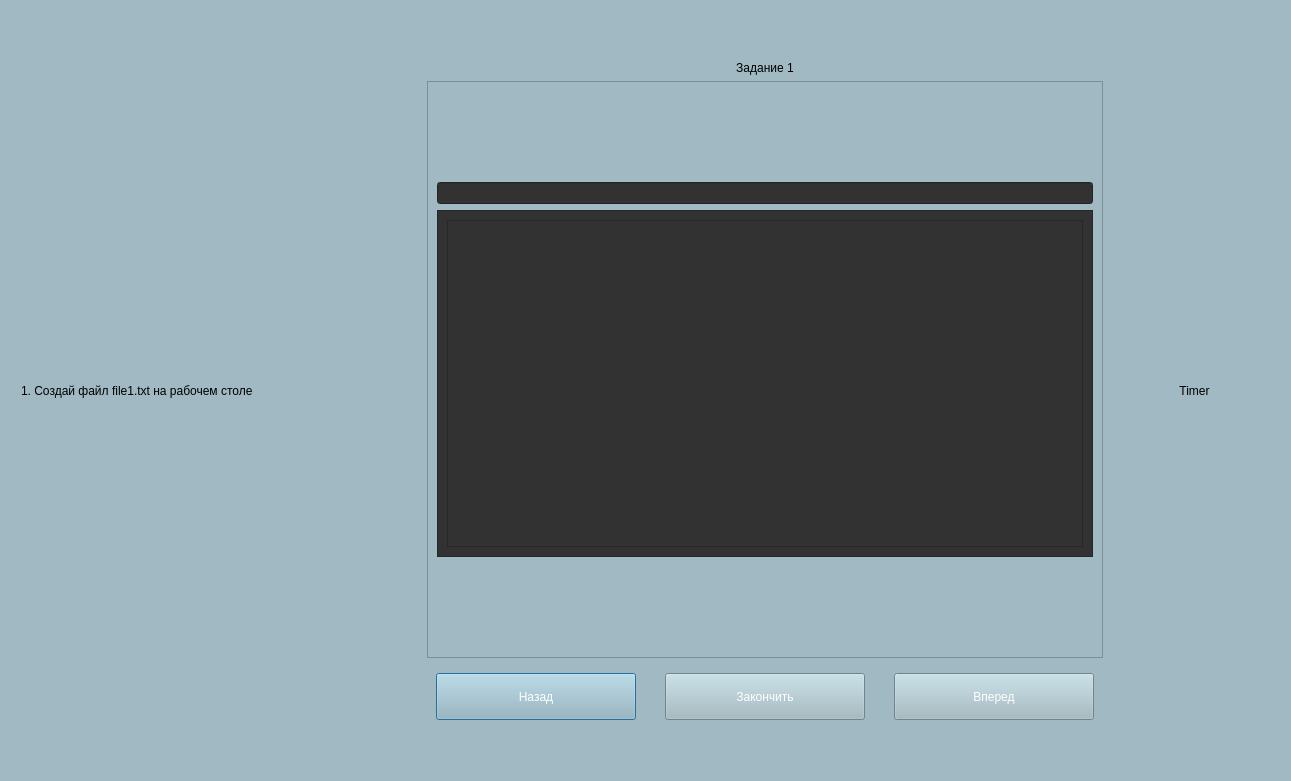
<?xml version="1.0" encoding="UTF-8"?>
<ui version="4.0">
 <class>Dialog</class>
 <widget class="QDialog" name="Dialog">
  <property name="geometry">
   <rect>
    <x>0</x>
    <y>0</y>
    <width>1291</width>
    <height>781</height>
   </rect>
  </property>
  <property name="sizePolicy">
   <sizepolicy hsizetype="Expanding" vsizetype="Expanding">
    <horstretch>0</horstretch>
    <verstretch>0</verstretch>
   </sizepolicy>
  </property>
  <property name="baseSize">
   <size>
    <width>600</width>
    <height>400</height>
   </size>
  </property>
  <property name="windowTitle">
   <string>Комплекс</string>
  </property>
  <property name="styleSheet">
   <string notr="true">background-color: rgb(160,185,194)</string>
  </property>
  <layout class="QHBoxLayout" name="horizontalLayout">
   <item>
    <layout class="QVBoxLayout" name="verticalLayout_2">
     <property name="leftMargin">
      <number>10</number>
     </property>
     <item>
      <spacer name="verticalSpacer_3">
       <property name="orientation">
        <enum>Qt::Vertical</enum>
       </property>
       <property name="sizeHint" stdset="0">
        <size>
         <width>20</width>
         <height>40</height>
        </size>
       </property>
      </spacer>
     </item>
     <item>
      <widget class="QLabel" name="lbl_task">
       <property name="sizePolicy">
        <sizepolicy hsizetype="Maximum" vsizetype="Maximum">
         <horstretch>255</horstretch>
         <verstretch>100</verstretch>
        </sizepolicy>
       </property>
       <property name="minimumSize">
        <size>
         <width>400</width>
         <height>10</height>
        </size>
       </property>
       <property name="styleSheet">
        <string notr="true">border-radius: 5px;
font:16pt &quot;Consolas&quot;;
</string>
       </property>
       <property name="text">
        <string>1. Создай файл file1.txt на рабочем столе  </string>
       </property>
       <property name="alignment">
        <set>Qt::AlignJustify|Qt::AlignTop</set>
       </property>
       <property name="wordWrap">
        <bool>true</bool>
       </property>
      </widget>
     </item>
     <item>
      <spacer name="verticalSpacer">
       <property name="orientation">
        <enum>Qt::Vertical</enum>
       </property>
       <property name="sizeHint" stdset="0">
        <size>
         <width>20</width>
         <height>40</height>
        </size>
       </property>
      </spacer>
     </item>
    </layout>
   </item>
   <item>
    <layout class="QVBoxLayout" name="verticalLayout">
     <property name="topMargin">
      <number>50</number>
     </property>
     <item>
      <widget class="QLabel" name="lbl_task_num">
       <property name="styleSheet">
        <string notr="true">font:40pt &quot;Consolas&quot;;</string>
       </property>
       <property name="text">
        <string>Задание 1</string>
       </property>
       <property name="textFormat">
        <enum>Qt::PlainText</enum>
       </property>
       <property name="alignment">
        <set>Qt::AlignCenter</set>
       </property>
       <property name="margin">
        <number>0</number>
       </property>
       <property name="indent">
        <number>0</number>
       </property>
      </widget>
     </item>
     <item>
      <widget class="QFrame" name="frame">
       <property name="frameShape">
        <enum>QFrame::StyledPanel</enum>
       </property>
       <property name="frameShadow">
        <enum>QFrame::Raised</enum>
       </property>
       <layout class="QVBoxLayout" name="verticalLayout_4">
        <property name="topMargin">
         <number>100</number>
        </property>
        <property name="bottomMargin">
         <number>100</number>
        </property>
        <item>
         <widget class="QLineEdit" name="ln_cmd">
          <property name="styleSheet">
           <string notr="true">color: rgb(255, 255, 255);
font:16pt &quot;Consolas&quot;;
background-color: rgb(50, 50, 50)
</string>
          </property>
         </widget>
        </item>
        <item>
         <widget class="QFrame" name="frame_2">
          <property name="sizePolicy">
           <sizepolicy hsizetype="Preferred" vsizetype="Expanding">
            <horstretch>0</horstretch>
            <verstretch>0</verstretch>
           </sizepolicy>
          </property>
          <property name="styleSheet">
           <string notr="true">color: rgb(255, 255, 255);
font:16pt &quot;Consolas&quot;;
background-color: rgb(50, 50, 50)
</string>
          </property>
          <property name="frameShape">
           <enum>QFrame::StyledPanel</enum>
          </property>
          <property name="frameShadow">
           <enum>QFrame::Raised</enum>
          </property>
          <layout class="QHBoxLayout" name="horizontalLayout_3">
           <item>
            <widget class="QScrollArea" name="scrollArea">
             <property name="widgetResizable">
              <bool>true</bool>
             </property>
             <widget class="QWidget" name="scrollAreaWidgetContents">
              <property name="geometry">
               <rect>
                <x>0</x>
                <y>0</y>
                <width>481</width>
                <height>280</height>
               </rect>
              </property>
              <layout class="QHBoxLayout" name="horizontalLayout_4">
               <item>
                <widget class="QLabel" name="lbl_output">
                 <property name="styleSheet">
                  <string notr="true">color: rgb(255, 255, 255);
font:14pt &quot;Consolas&quot;;
background-color: rgb(50, 50, 50)
</string>
                 </property>
                 <property name="text">
                  <string/>
                 </property>
                 <property name="alignment">
                  <set>Qt::AlignLeading|Qt::AlignLeft|Qt::AlignTop</set>
                 </property>
                 <property name="wordWrap">
                  <bool>true</bool>
                 </property>
                </widget>
               </item>
              </layout>
             </widget>
            </widget>
           </item>
          </layout>
         </widget>
        </item>
       </layout>
      </widget>
     </item>
     <item>
      <widget class="QFrame" name="">
       <property name="styleSheet">
        <string notr="true"/>
       </property>
       <layout class="QHBoxLayout" name="horizontalLayout_2">
        <property name="bottomMargin">
         <number>50</number>
        </property>
        <item>
         <widget class="QPushButton" name="btn_backward">
          <property name="sizePolicy">
           <sizepolicy hsizetype="Fixed" vsizetype="Fixed">
            <horstretch>0</horstretch>
            <verstretch>0</verstretch>
           </sizepolicy>
          </property>
          <property name="minimumSize">
           <size>
            <width>200</width>
            <height>47</height>
           </size>
          </property>
          <property name="baseSize">
           <size>
            <width>0</width>
            <height>0</height>
           </size>
          </property>
          <property name="styleSheet">
           <string notr="true">color: rgb(255, 255, 255);
font:16pt &quot;Consolas&quot;;</string>
          </property>
          <property name="text">
           <string>Назад</string>
          </property>
         </widget>
        </item>
        <item>
         <spacer name="horizontalSpacer_3">
          <property name="orientation">
           <enum>Qt::Horizontal</enum>
          </property>
          <property name="sizeHint" stdset="0">
           <size>
            <width>40</width>
            <height>20</height>
           </size>
          </property>
         </spacer>
        </item>
        <item>
         <widget class="QPushButton" name="btn_end_test">
          <property name="sizePolicy">
           <sizepolicy hsizetype="Fixed" vsizetype="Fixed">
            <horstretch>0</horstretch>
            <verstretch>0</verstretch>
           </sizepolicy>
          </property>
          <property name="minimumSize">
           <size>
            <width>200</width>
            <height>47</height>
           </size>
          </property>
          <property name="baseSize">
           <size>
            <width>0</width>
            <height>0</height>
           </size>
          </property>
          <property name="styleSheet">
           <string notr="true">color: rgb(255, 255, 255);
font:16pt &quot;Consolas&quot;;</string>
          </property>
          <property name="text">
           <string>Закончить</string>
          </property>
         </widget>
        </item>
        <item>
         <spacer name="horizontalSpacer_4">
          <property name="orientation">
           <enum>Qt::Horizontal</enum>
          </property>
          <property name="sizeHint" stdset="0">
           <size>
            <width>40</width>
            <height>20</height>
           </size>
          </property>
         </spacer>
        </item>
        <item>
         <widget class="QPushButton" name="btn_forward">
          <property name="sizePolicy">
           <sizepolicy hsizetype="Fixed" vsizetype="Fixed">
            <horstretch>0</horstretch>
            <verstretch>0</verstretch>
           </sizepolicy>
          </property>
          <property name="minimumSize">
           <size>
            <width>200</width>
            <height>47</height>
           </size>
          </property>
          <property name="baseSize">
           <size>
            <width>0</width>
            <height>0</height>
           </size>
          </property>
          <property name="styleSheet">
           <string notr="true">color: rgb(255, 255, 255);
font:16pt &quot;Consolas&quot;;</string>
          </property>
          <property name="text">
           <string>Вперед</string>
          </property>
         </widget>
        </item>
       </layout>
      </widget>
     </item>
    </layout>
   </item>
   <item>
    <layout class="QVBoxLayout" name="verticalLayout_3">
     <property name="leftMargin">
      <number>70</number>
     </property>
     <property name="rightMargin">
      <number>70</number>
     </property>
     <item>
      <spacer name="verticalSpacer_16">
       <property name="orientation">
        <enum>Qt::Vertical</enum>
       </property>
       <property name="sizeHint" stdset="0">
        <size>
         <width>20</width>
         <height>40</height>
        </size>
       </property>
      </spacer>
     </item>
     <item>
      <widget class="QLabel" name="lbl_time">
       <property name="styleSheet">
        <string notr="true">font:50pt &quot;Consolas&quot;;</string>
       </property>
       <property name="text">
        <string>Timer</string>
       </property>
       <property name="alignment">
        <set>Qt::AlignCenter</set>
       </property>
      </widget>
     </item>
     <item>
      <spacer name="verticalSpacer_15">
       <property name="orientation">
        <enum>Qt::Vertical</enum>
       </property>
       <property name="sizeHint" stdset="0">
        <size>
         <width>20</width>
         <height>40</height>
        </size>
       </property>
      </spacer>
     </item>
    </layout>
   </item>
  </layout>
 </widget>
 <resources/>
 <connections/>
</ui>
